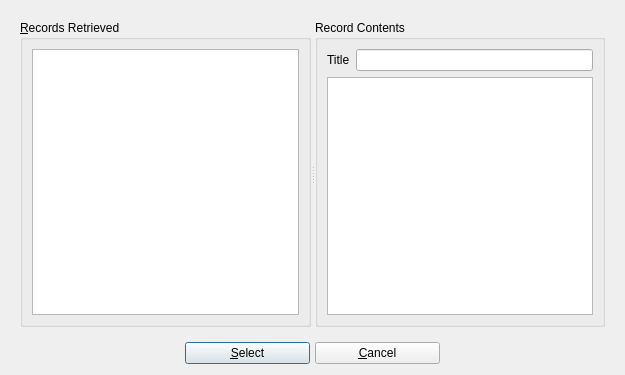
<?xml version="1.0" encoding="UTF-8"?>
<ui version="4.0">
 <class>sruResultsDialog</class>
 <widget class="QDialog" name="sruResultsDialog">
  <property name="geometry">
   <rect>
    <x>0</x>
    <y>0</y>
    <width>625</width>
    <height>375</height>
   </rect>
  </property>
  <property name="windowTitle">
   <string>BiblioteQ: SRU Query Results</string>
  </property>
  <property name="windowIcon">
   <iconset resource="../Icons/icons.qrc">
    <normaloff>:/book.png</normaloff>:/book.png</iconset>
  </property>
  <layout class="QVBoxLayout">
   <item>
    <widget class="QFrame" name="frame">
     <layout class="QVBoxLayout">
      <item>
       <widget class="QSplitter" name="splitter">
        <property name="orientation">
         <enum>Qt::Horizontal</enum>
        </property>
        <property name="childrenCollapsible">
         <bool>false</bool>
        </property>
        <widget class="QGroupBox" name="recRet">
         <property name="title">
          <string>&amp;Records Retrieved</string>
         </property>
         <layout class="QVBoxLayout">
          <item>
           <widget class="QListWidget" name="list">
            <property name="tabKeyNavigation">
             <bool>true</bool>
            </property>
            <property name="alternatingRowColors">
             <bool>true</bool>
            </property>
            <property name="verticalScrollMode">
             <enum>QAbstractItemView::ScrollPerPixel</enum>
            </property>
            <property name="horizontalScrollMode">
             <enum>QAbstractItemView::ScrollPerPixel</enum>
            </property>
           </widget>
          </item>
         </layout>
        </widget>
        <widget class="QGroupBox" name="recCont">
         <property name="title">
          <string>Record Contents</string>
         </property>
         <layout class="QVBoxLayout">
          <item>
           <layout class="QHBoxLayout" name="horizontalLayout">
            <item>
             <widget class="QLabel" name="label">
              <property name="text">
               <string>Title</string>
              </property>
             </widget>
            </item>
            <item>
             <widget class="QLineEdit" name="title">
              <property name="readOnly">
               <bool>true</bool>
              </property>
             </widget>
            </item>
           </layout>
          </item>
          <item>
           <widget class="QTextEdit" name="textarea">
            <property name="tabChangesFocus">
             <bool>true</bool>
            </property>
            <property name="readOnly">
             <bool>true</bool>
            </property>
           </widget>
          </item>
         </layout>
        </widget>
       </widget>
      </item>
     </layout>
    </widget>
   </item>
   <item>
    <layout class="QHBoxLayout">
     <property name="spacing">
      <number>5</number>
     </property>
     <item>
      <spacer>
       <property name="orientation">
        <enum>Qt::Horizontal</enum>
       </property>
       <property name="sizeHint" stdset="0">
        <size>
         <width>39</width>
         <height>20</height>
        </size>
       </property>
      </spacer>
     </item>
     <item>
      <widget class="QPushButton" name="okButton">
       <property name="minimumSize">
        <size>
         <width>125</width>
         <height>0</height>
        </size>
       </property>
       <property name="text">
        <string>&amp;Select</string>
       </property>
       <property name="icon">
        <iconset resource="../Icons/icons.qrc">
         <normaloff>:/16x16/ok.png</normaloff>:/16x16/ok.png</iconset>
       </property>
      </widget>
     </item>
     <item>
      <widget class="QPushButton" name="cancelButton">
       <property name="minimumSize">
        <size>
         <width>125</width>
         <height>0</height>
        </size>
       </property>
       <property name="text">
        <string>&amp;Cancel</string>
       </property>
       <property name="icon">
        <iconset resource="../Icons/icons.qrc">
         <normaloff>:/16x16/cancel.png</normaloff>:/16x16/cancel.png</iconset>
       </property>
      </widget>
     </item>
     <item>
      <spacer>
       <property name="orientation">
        <enum>Qt::Horizontal</enum>
       </property>
       <property name="sizeHint" stdset="0">
        <size>
         <width>40</width>
         <height>20</height>
        </size>
       </property>
      </spacer>
     </item>
    </layout>
   </item>
  </layout>
 </widget>
 <tabstops>
  <tabstop>list</tabstop>
  <tabstop>title</tabstop>
  <tabstop>textarea</tabstop>
  <tabstop>okButton</tabstop>
  <tabstop>cancelButton</tabstop>
 </tabstops>
 <resources>
  <include location="../Icons/icons.qrc"/>
 </resources>
 <connections/>
</ui>
